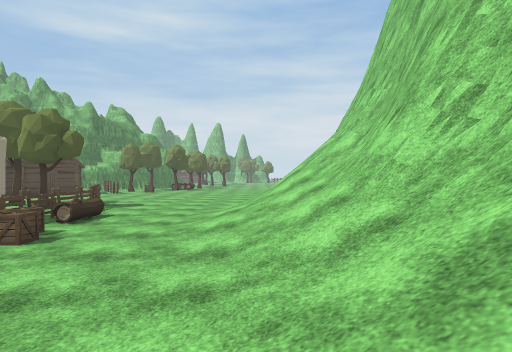
[1] (above)

24 first-person views from a walk through a Unity game level. The camera is 1.2 m above the floor, looks level and sees 75° across. The floor is counted in squares, 2 m on a side. Each view is taken from the middle of a square. On the plan, view 1 faces up. The plan holds only what a view shows up to about 10 squares ahead; the rest is blank. The place goes on beyond the plan. The player character is not drawn. Some animated figures are not drawn. Some surface patterns are stand-ins.

[2]
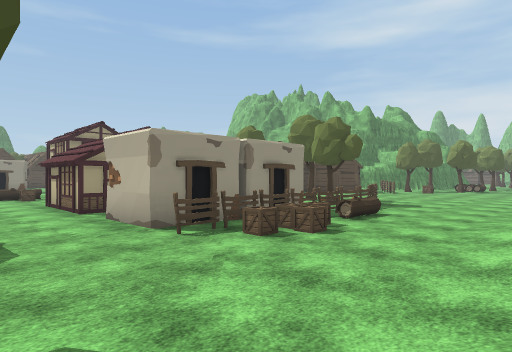

[3]
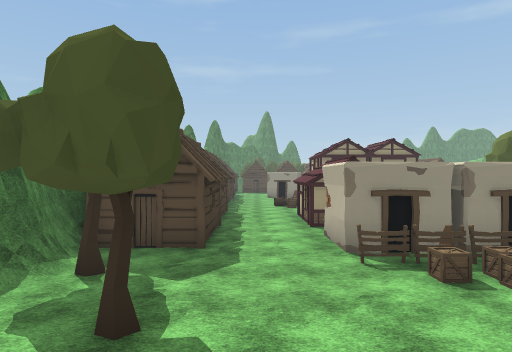

[4]
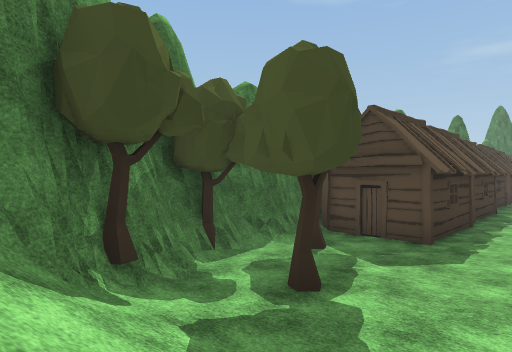

[5]
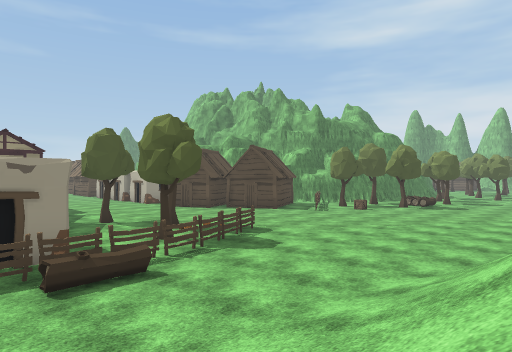

[6]
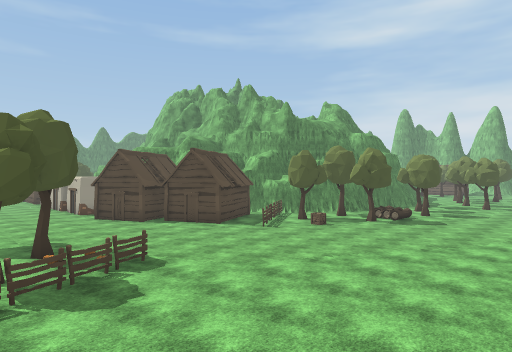

[7]
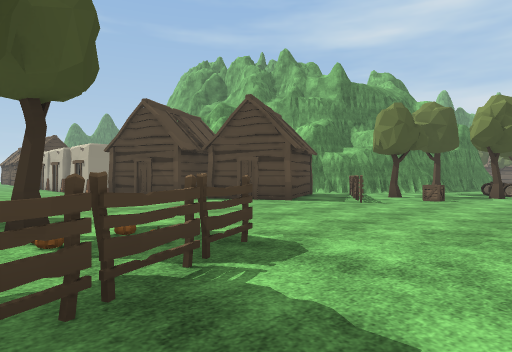

[8]
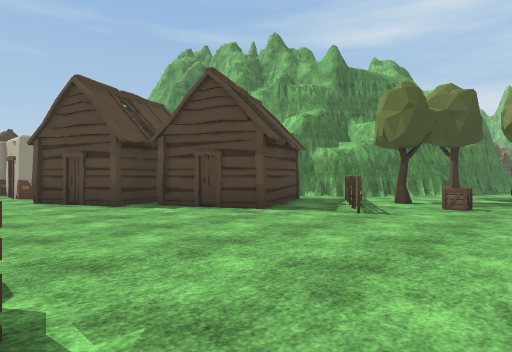

[9]
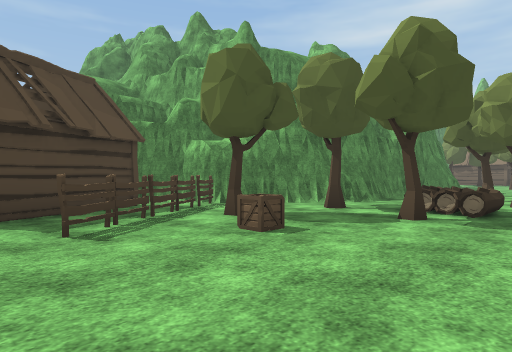

[10]
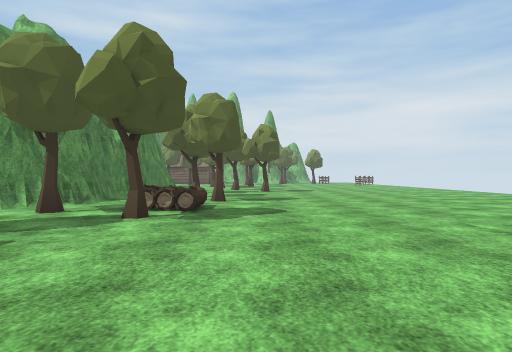

[11]
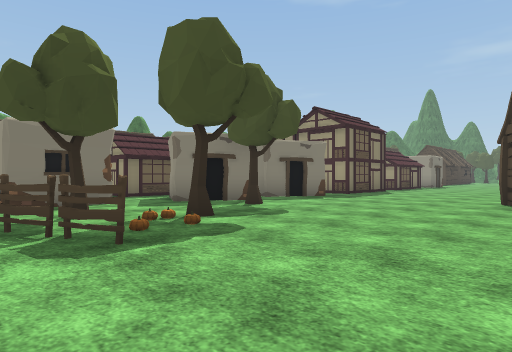

[12]
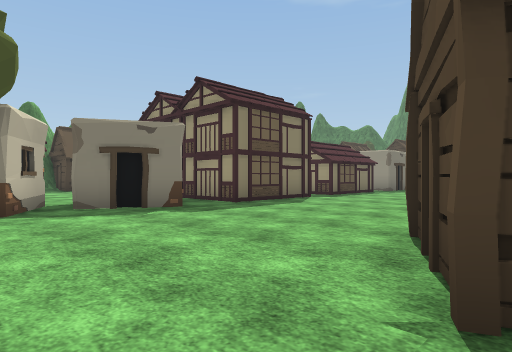

[13]
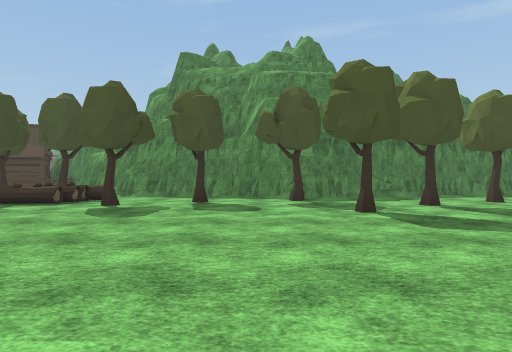

[14]
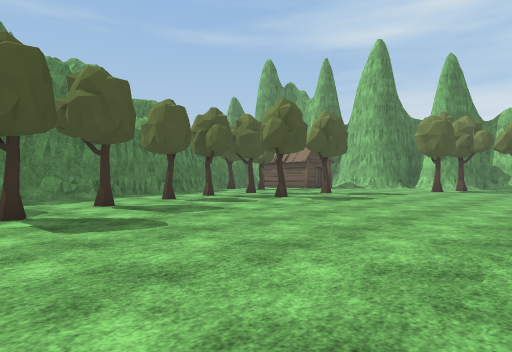

[15]
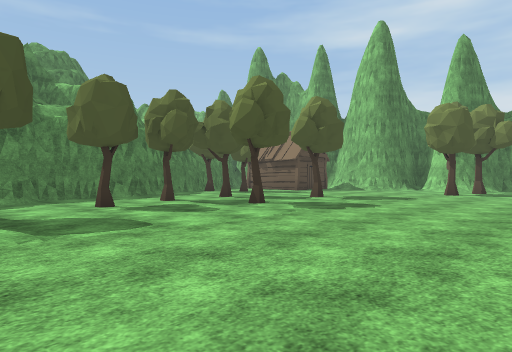

[16]
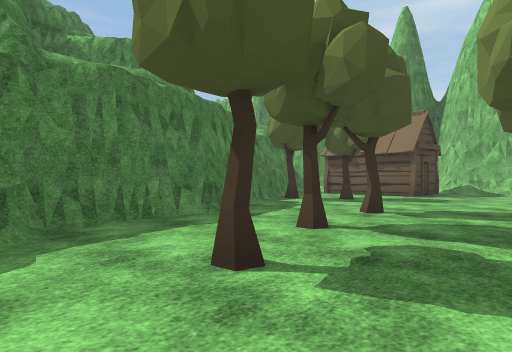

[17]
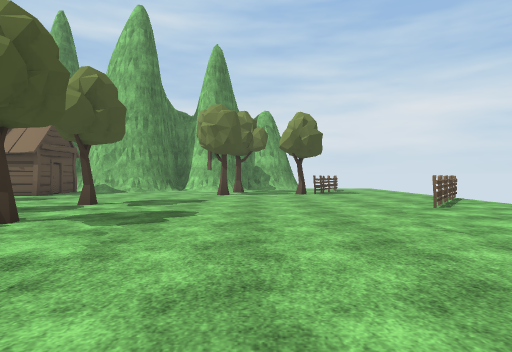

[18]
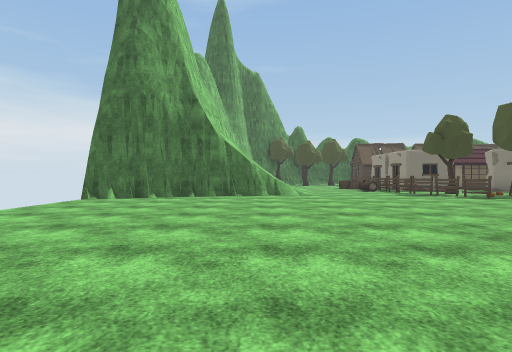

[19]
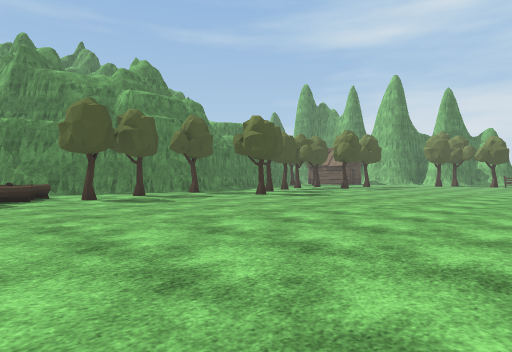

[20]
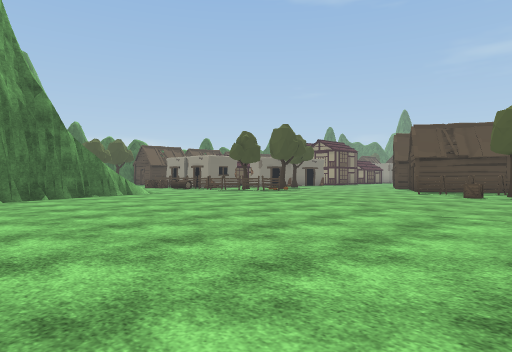

[21]
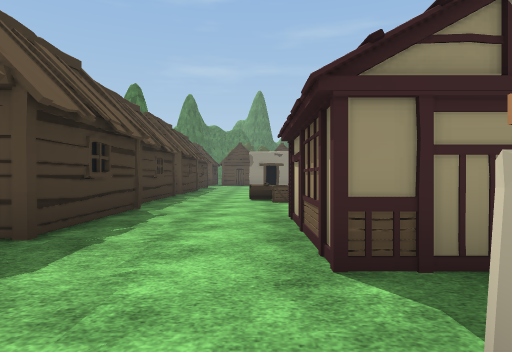

[22]
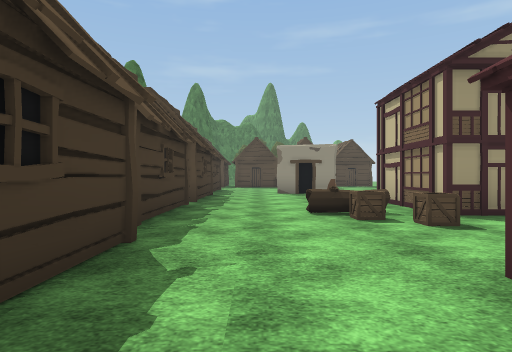

[23]
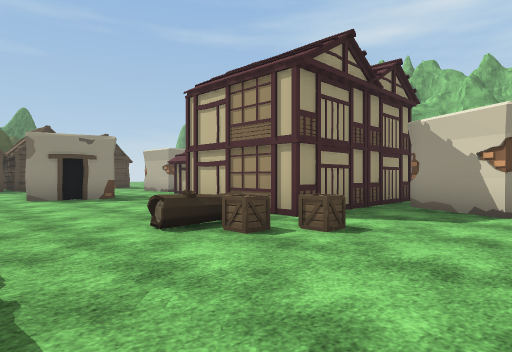

[24]
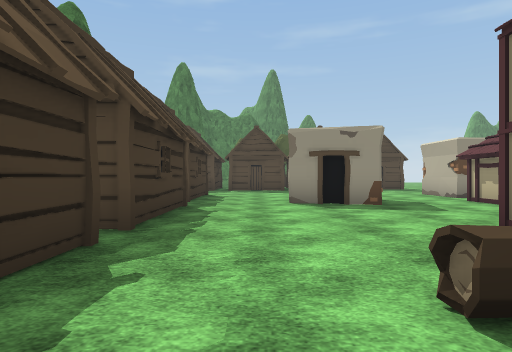

### Floor plan
Key: @ floor where view 1 was taken; # wall or solid block; . floor; / step, stairs or slope; T tree; F fence; C crate; H hut; L log; O other object.
Columns run from 23 left of view 1 to 6 right of it. Each row starts with its distance up from view 1.
 40               HHH.....T......
 39                .............O
 38              #.T............O
 37              #T....T.......F.
 36              ##..............
 35                ..T..........
 34                #....T......
 33                #..T........
 32                #..T........
 31                #...........
 30                ##..T........
 29                 #...........
 28                 #...T.......
 27                 ##T.........
 26                 #...........
 25                 #.T.........
 24                 #............
 23                 #..T.........
 22                ##.L..........
 21               ##.TLL.........
 20              ##...T..........
 19             ##F.T............
 18              HHFTC...........
 17               H.F............
 16               H.F............
 15           H HHH..............
 14          OH H................
 13        ##..H.................
 12        ......................
 11       ............F.........##
 10      ...........T.F...../####
  9      .........T..T.F.../  #
  8       ####.#.#.....F..///##
  7 #O       ######..O.F..///##
  6 ..##     #.O. O.  #F..///#
  5 ......   #... .. ##F..///#
  4  .O...####..  ## ##FC..//#
  3    #.....CC.######OF...//#
  2    ......C.............//#
  1 .......................//
  0 ...........H..HHHH...T.@
 -1 HHH HHHHHHHH  HH  .T../T#
 -2       H     HH  H#///T###
 -3                  ####

Where each view was taken, in squares from view 1:
view 1: 0 up, 0 right, facing up
view 2: 0 up, 0 right, facing up-left
view 3: 1 up, 1 right, facing left
view 4: 2 up, 1 right, facing down-left
view 5: 5 up, 1 right, facing up-left
view 6: 8 up, 1 right, facing up-left
view 7: 9 up, 3 left, facing up-left
view 8: 11 up, 4 left, facing up-left
view 9: 15 up, 3 left, facing up-left
view 10: 15 up, 3 left, facing up
view 11: 14 up, 4 left, facing down-left
view 12: 14 up, 9 left, facing down-left
view 13: 26 up, 3 right, facing left
view 14: 27 up, 3 right, facing up-left
view 15: 29 up, 2 right, facing up-left
view 16: 30 up, 3 left, facing up-left
view 17: 30 up, 0 right, facing up
view 18: 20 up, 1 right, facing down
view 19: 20 up, 5 right, facing up-left
view 20: 20 up, 5 right, facing down-left
view 21: 2 up, 6 left, facing left
view 22: 1 up, 9 left, facing left
view 23: 0 up, 11 left, facing up-left
view 24: 1 up, 13 left, facing left
